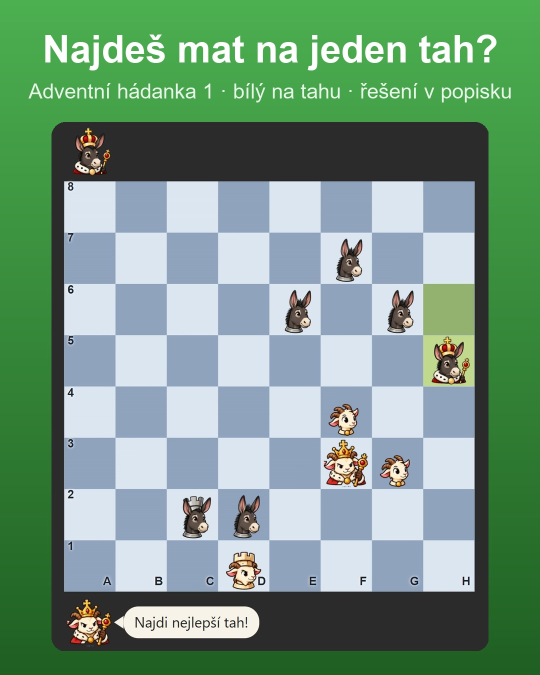
#> input picture assets/social/advent-2026/1-hadanka-feed.jpg, 1080 x 1350 px (shown at 1/2 size)
$ python make_story_short.py 1-hadanka-feed.jpg 3-hadanka-feed.jpg 3-hadanka-feed.jpg 3-hadanka-feed.jpg 3-hadanka-feed.jpg
#> lines starting #> are read from the running program, lines starting #| are printed output that depends on the picture; after the words box and inside, x2 and y2 are one past the last pixel; in counts of white or black regions, pixels touching at a corner belong together
"""SHORT VARIANT of make_story.py (advent 2026): board card max 760 px wide, centred at x=475 so the right ~130 px stay free for the YouTube button column.
Story (9:16) or feed (4:5) frame in the approved 2026-09-28 style: green gradient, title + subtitle on
top, the app screenshot as a rounded card.
usage: python -I make_story.py <shot.jpg> <title> <subtitle> <out.jpg> [story|feed]"""
import sys
from PIL import Image, ImageDraw, ImageFont

shot, title, subtitle, out = sys.argv[1:5]
mode = sys.argv[5] if len(sys.argv) > 5 else "story"
W, H = (1080, 1920) if mode == "story" else (1080, 1350)
TOP = 440 if mode == "story" else 56          # story: below the platform's top bar
BOTTOM = 330 if mode == "story" else 48       # story: keep caption/button zone free
top, bottom = (76, 175, 80), (31, 95, 34)
bg = Image.new("RGB", (W, H))
#> bg: PIL image 1080x1350 RGB; every value is 0
d = ImageDraw.Draw(bg)
for y in range(H):
    t = y / (H - 1)
    d.line([(0, y), (W, y)], fill=tuple(round(a + (b - a) * t) for a, b in zip(top, bottom)))

def fit(text, path, size, maxw):
#> called with text = '3-hadanka-feed.jpg', path = 'C:\\Windows\\Fonts\\arialbd.ttf', size = 76, maxw = 980
    f = ImageFont.truetype(path, size)
    while d.textlength(text, font=f) > maxw and size > 36:
        size -= 2
        f = ImageFont.truetype(path, size)
#> this loop made 0 passes
#> after the loop, size = 76
    return f, size

tf, ts = fit(title, r"C:\Windows\Fonts\arialbd.ttf", 84 if mode == "story" else 76, 980)
#> ts = 76
d.text(((W - d.textlength(title, font=tf)) / 2, TOP), title, font=tf, fill="white")
sf, ss = fit(subtitle, r"C:\Windows\Fonts\arial.ttf", 50 if mode == "story" else 46, 980)
#> ss = 46
d.text(((W - d.textlength(subtitle, font=sf)) / 2, TOP + ts + 26), subtitle, font=sf, fill=(232, 245, 233))

card_top = TOP + ts + 26 + ss + (60 if mode == "story" else 44)
#> card_top = 248
max_w = 760 if mode == "story" else 980  # Short variant: card <= 760 px, shifted left (YouTube buttons on the right)
max_h = H - BOTTOM - card_top
#> max_h = 1054
img = Image.open(shot).convert("RGB")
#> img is the input picture: PIL image 1080x1350 RGB; mean R, G, B 117.2, 152.8, 130.5
scale = min(max_w / img.width, max_h / img.height)
#> scale = 0.781
img = img.resize((round(img.width * scale), round(img.height * scale)), Image.LANCZOS)
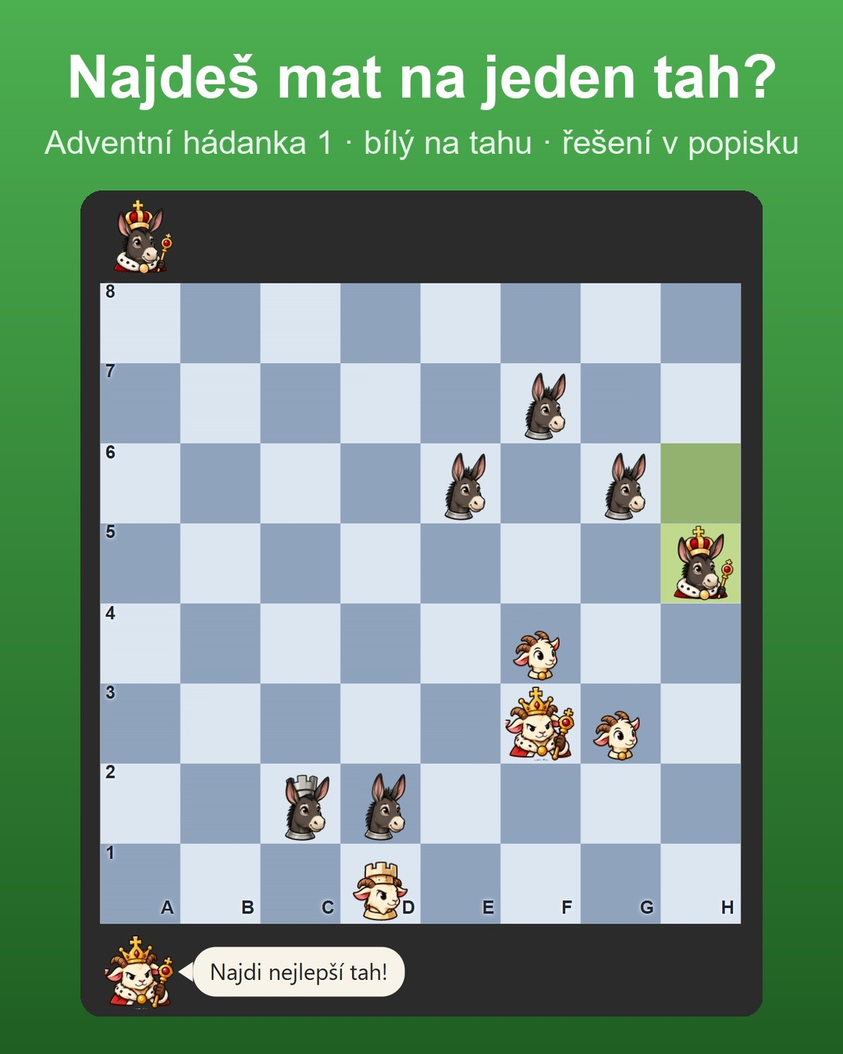
#> img: PIL image 843x1054 RGB; mean R, G, B 117.2, 152.8, 130.5
mask = Image.new("L", img.size, 0)
#> mask: PIL image 843x1054 L; every value is 0
ImageDraw.Draw(mask).rounded_rectangle((0, 0, *img.size), radius=28, fill=255)
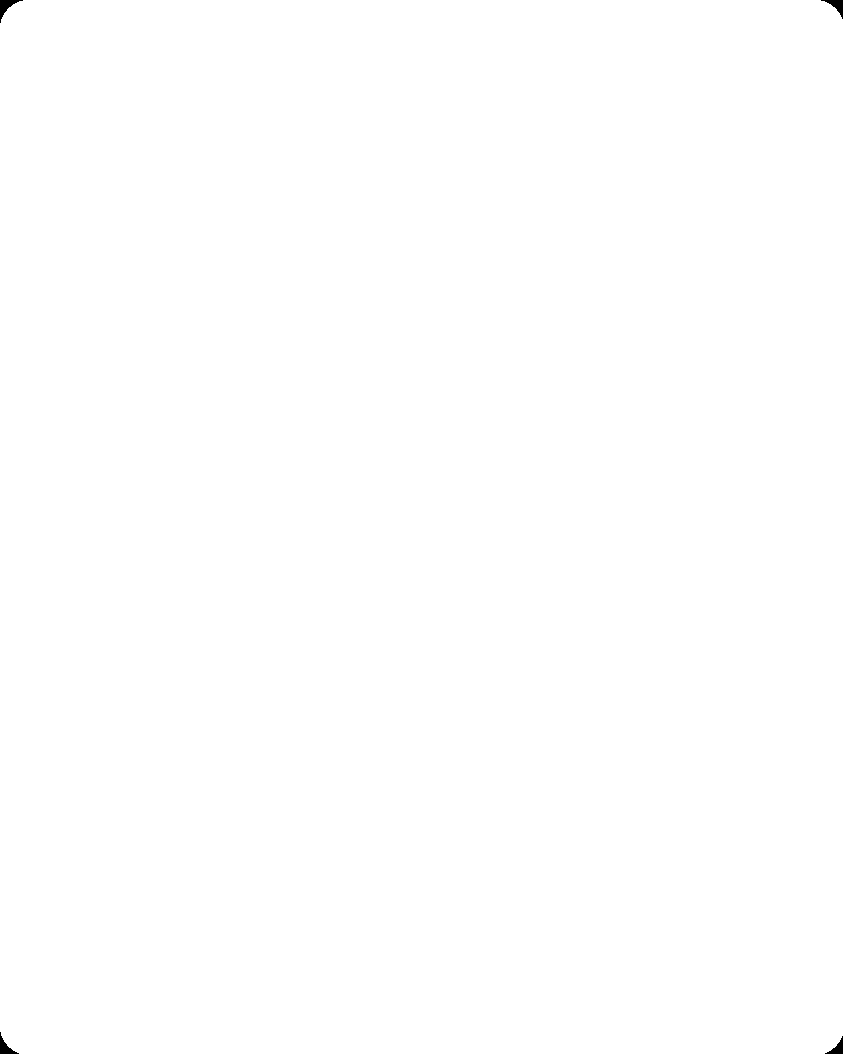
#> mask: PIL image 843x1054 L; 99.9% white; 4 black regions, box (x1, y1, x2, y2) and area: (0, 0, 23, 23) 174, (821, 0, 843, 19) 151, (0, 1032, 19, 1054) 151, (825, 1036, 843, 1054) 129
y = card_top + (max_h - img.height) // 2 if mode == "feed" else card_top
#> y = 248
bg.paste(img, (475 - img.width // 2 if mode == "story" else (W - img.width) // 2, y), mask)
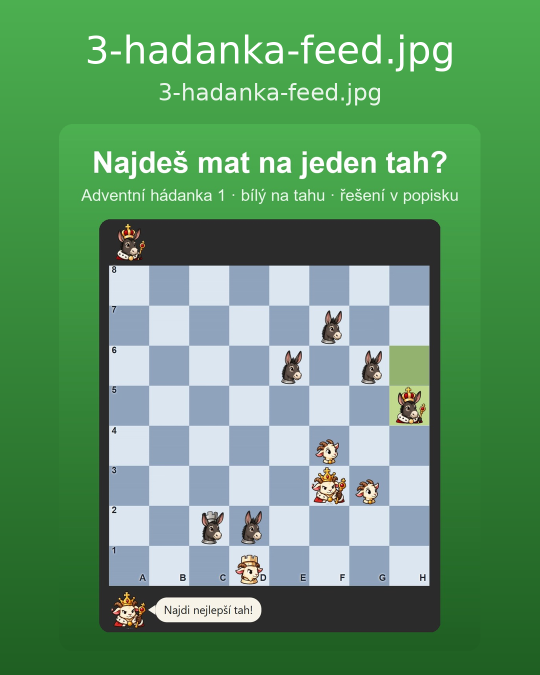
#> bg: PIL image 1080x1350 RGB (shown at 1/2 size); mean R, G, B 96.4, 150.4, 105.9
bg.save(out, quality=92)
print(out, img.size, card_top)
#| 3-hadanka-feed.jpg (843, 1054) 248

$ run again, on assets/social/advent-2026/1-hadanka-shot.jpg
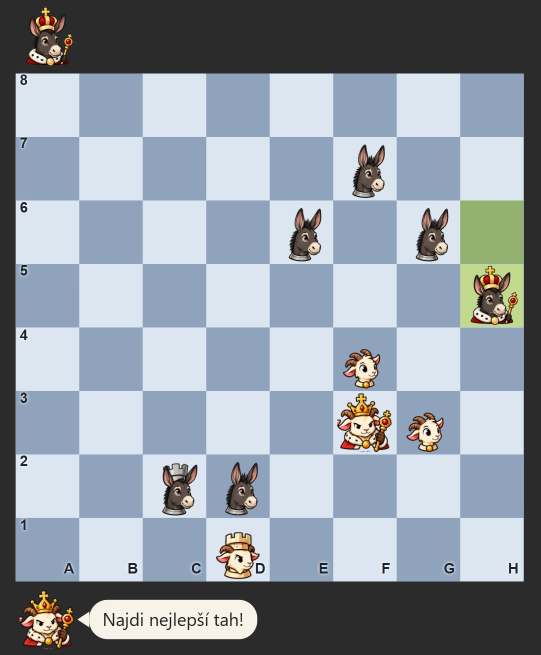
#> input picture assets/social/advent-2026/1-hadanka-shot.jpg, 1082 x 1310 px (shown at 1/2 size)
#> after the loop in fit, `while d.textlength(text, font=f) > maxw and size > 36:`: size = 76
#> ss = 46
#> card_top = 248
#> max_h = 1054
#> img is the input picture: PIL image 1082x1310 RGB; mean R, G, B 145.4, 154.7, 164.2
#> scale = 0.805
#> `img = img.resize((round(img.width * scale), round(img.height * scale))..`:
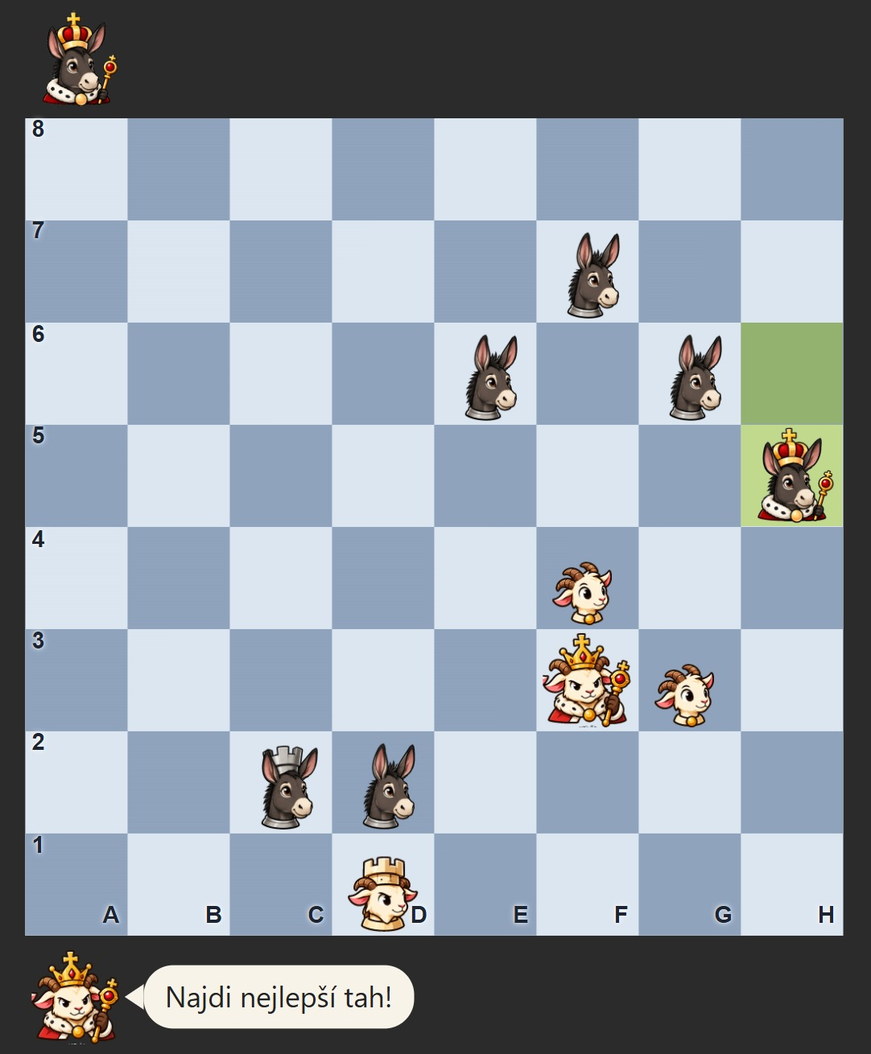
#> img: PIL image 871x1054 RGB; mean R, G, B 145.4, 154.7, 164.2
#> y = 248
#> `bg.paste(img, (475 - img.width // 2 if mode == "story" else (W - img.w..`:
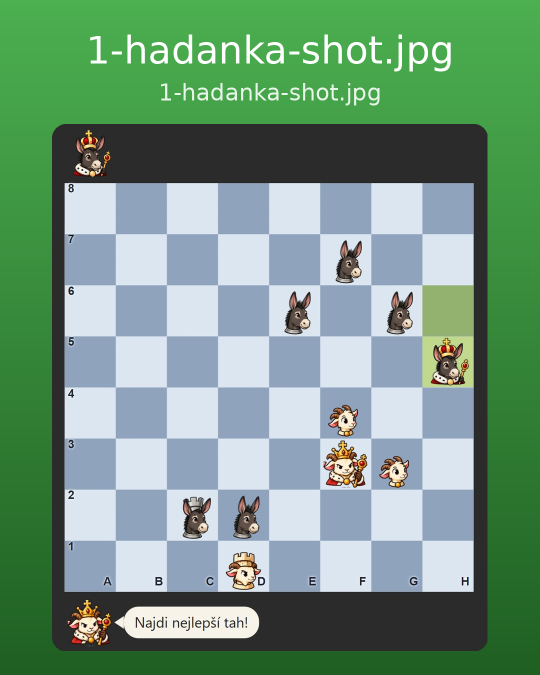
#> bg: PIL image 1080x1350 RGB (shown at 1/2 size); mean R, G, B 115.4, 152.1, 128.6
#| 1-hadanka-shot.jpg (871, 1054) 248
